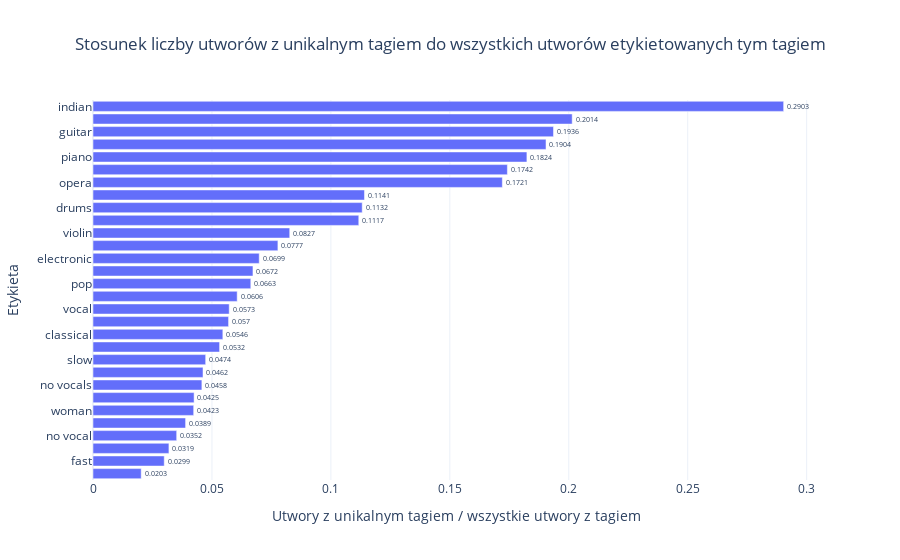

Notebook cell for this chart:
### Code cell
import plotly.graph_objs as go

data = [go.Bar(y=tags_unique_ratio.index,
               x=tags_unique_ratio.ratio,
               text=round(tags_unique_ratio.ratio, 4),
               textposition="outside",
               orientation = 'h')]
layout = ({"title": {"text":"Stosunek liczby utworów z unikalnym tagiem do wszystkich utworów etykietowanych tym tagiem", "x": 0.5},
           "yaxis": {"title":"Etykieta", "autorange": "reversed"},
           "xaxis": {"title":"Utwory z unikalnym tagiem / wszystkie utwory z tagiem"},
           "showlegend": False,
           "template": "plotly_white"})

fig = go.Figure(data = data, layout = layout)
fig.show()
fig.write_image("images/fig4.png", width=1100, height=750)

### Figure 1 — Plotly figure (JSON) as saved in the notebook; plotly's stock layout.template omitted (floating-point values rounded to 4 significant figures)
{"data": [{"orientation": "h", "text": [0.2903, 0.2014, 0.1936, 0.1904, 0.1824, 0.1742, 0.1721, 0.1141, 0.1132, 0.1117, 0.0827, 0.0777, 0.0699, 0.0672, 0.0663, 0.0606, 0.0573, 0.057, 0.0546, 0.0532, 0.0474, 0.0462, 0.0458, 0.0425, 0.0423, 0.0389, 0.0352, 0.0319, 0.0299, 0.0203], "textposition": "outside", "x": [0.2903, 0.2014, 0.1936, 0.1904, 0.1824, 0.1742, 0.1721, 0.1141, 0.1132, 0.1117, 0.08269, 0.07773, 0.06987, 0.06724, 0.06633, 0.06061, 0.05726, 0.05699, 0.05458, 0.05321, 0.04736, 0.04624, 0.04577, 0.0425, 0.04232, 0.03892, 0.03518, 0.03191, 0.02995, 0.02026], "y": ["indian", "ambient", "guitar", "flute", "piano", "rock", "opera", "techno", "drums", "harpsichord", "violin", "quiet", "electronic", "male", "pop", "synth", "vocal", "female", "classical", "vocals", "slow", "singing", "no vocals", "beat", "woman", "male vocal", "no vocal", "strings", "fast", "loud"], "type": "bar"}], "layout": {"showlegend": false, "title": {"text": "Stosunek liczby utworów z unikalnym tagiem do wszystkich utworów etykietowanych tym tagiem", "x": 0.5}, "xaxis": {"title": {"text": "Utwory z unikalnym tagiem / wszystkie utwory z tagiem"}}, "yaxis": {"autorange": "reversed", "title": {"text": "Etykieta"}}}}
